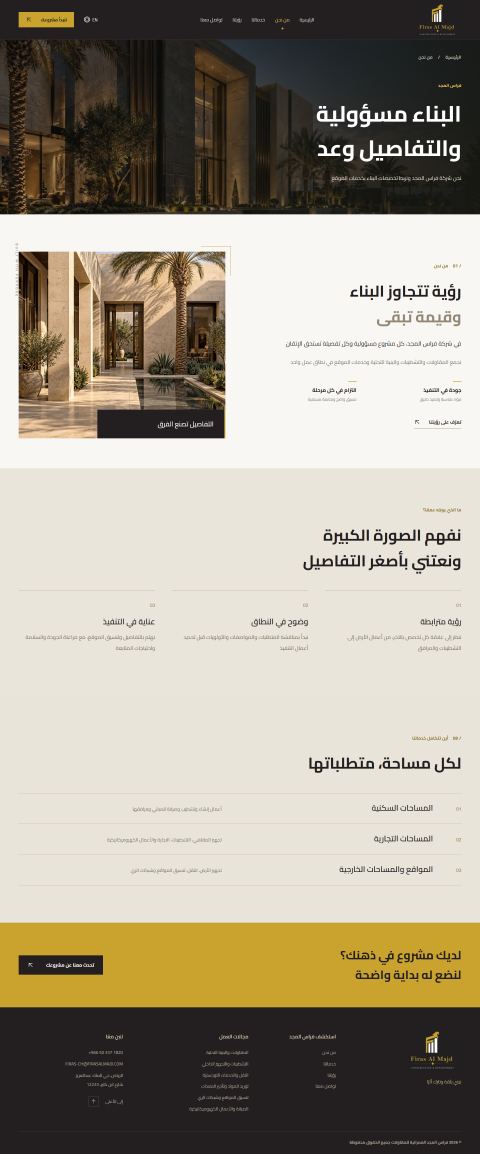
#> input picture qa/about-ar-1440.png, 1440 x 3460 px, given in place of index-ar-1440.png, which was not available (shown at 1/3 size)
$ python qa_crops.py
#> lines starting #> are read from the running program, lines starting #| are printed output that depends on the picture; pictures that were not available may be replaced by others from this repository, and a replacement may not be noted
from PIL import Image
for name in ['index-ar-1440','index-en-1440','index-ar-390','index-en-390']:
 im=Image.open('qa/'+name+'.png')
#> im is the input picture: PIL image 1440x3460 RGB; mean R, G, B 164.1, 156.6, 140.5
 im.crop((0,0,im.width,min(1050,im.height))).save('qa/'+name+'-top.png')
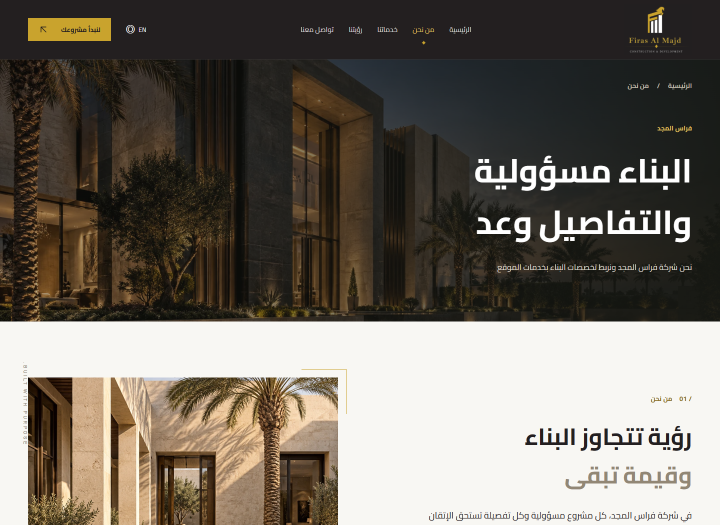
#> saved as index-ar-1440-top.png: PIL image 1440x1050 RGB (shown at 1/2 size); mean R, G, B 111.7, 105, 95.8
 if im.width>1000:
  im.crop((0,1750,im.width,3300)).save('qa/'+name+'-services.png')
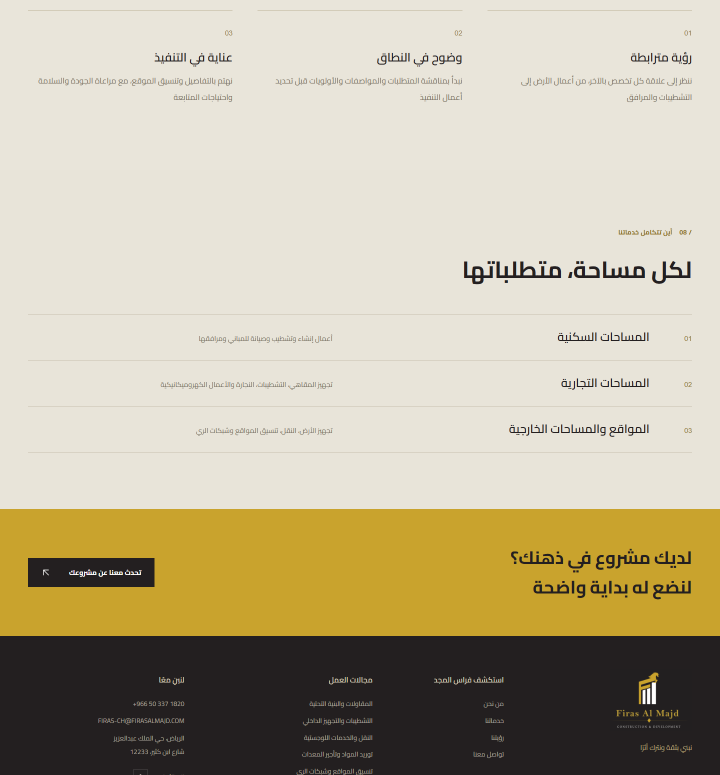
#> saved as index-ar-1440-services.png: PIL image 1440x1550 RGB (shown at 1/2 size); mean R, G, B 189.2, 179.9, 154.6
#> pass 2 of the loop `for name in ['index-ar-1440','index-en-1440','index-ar-390','index-en-..`:
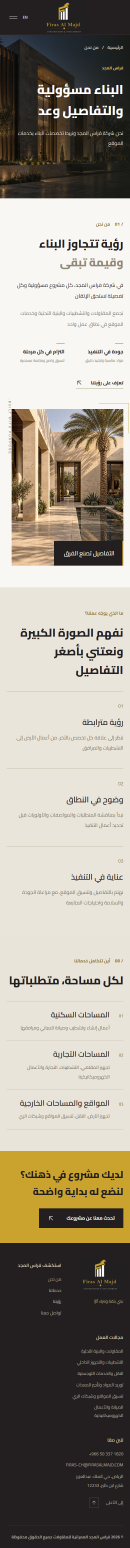
#> input picture qa/about-ar-390.png, 390 x 4644 px, given in place of index-en-1440.png, which was not available (shown at 1/3 size)
#> im is the input picture: PIL image 390x4644 RGB; mean R, G, B 158, 151.3, 138.3
#> `im.crop((0,0,im.width,min(1050,im.height))).save('qa/'+name+'-top.png')`:
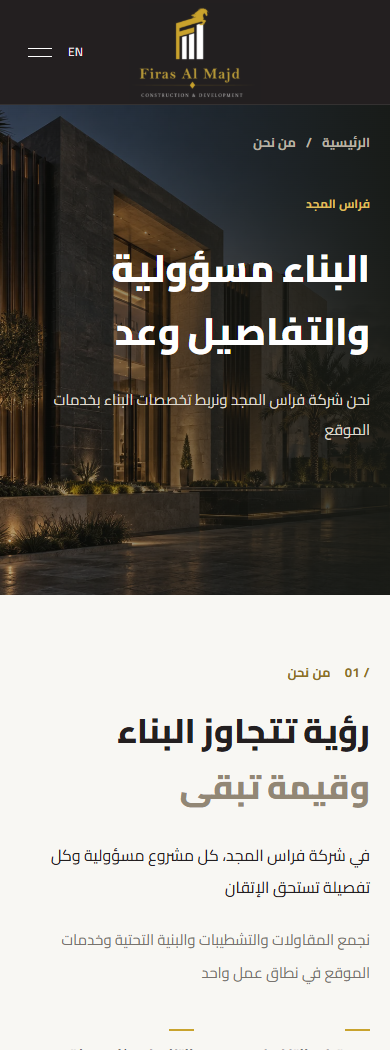
#> saved as index-en-1440-top.png: PIL image 390x1050 RGB; mean R, G, B 131.9, 129.2, 124.5
#> (the run stopped early here; a loop or call above may not have finished)
